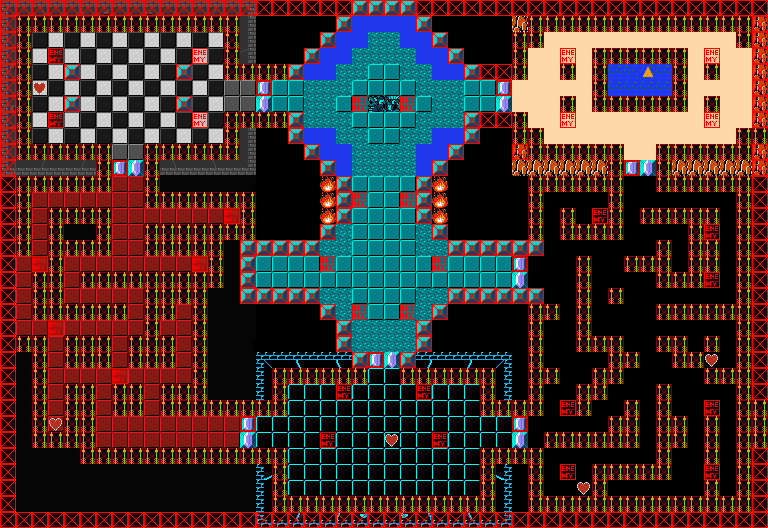

Rendered tile map (Tiled .tmx) drawn with the repository's tilesets; below, a short description and the full map source, tile grids included:
An orthogonal 48x33 tile map with 16x16 px tiles, 1 tile layer (Tiles), 1 image layer.

<map version="1.2" tiledversion="1.2.4" orientation="orthogonal" renderorder="right-down" width="48" height="33" tilewidth="16" tileheight="16" infinite="0" nextlayerid="6" nextobjectid="1">
 <tileset firstgid="1" source="../../../Tiled Resources/MapTileset.tsx" />
 <imagelayer id="4" name="Background" locked="1">
  <image source="../SurvivalDungeonBackground.png" width="768" height="528" />
 </imagelayer>
 <layer id="1" name="Tiles" width="48" height="33">
  <data encoding="csv">
9,9,9,9,9,9,9,9,9,9,9,9,9,9,9,9,9,9,9,9,9,9,25,25,25,25,9,9,9,9,9,9,9,9,9,9,9,9,9,9,9,9,9,9,9,9,9,9,
9,6,6,6,6,6,6,6,6,6,6,6,6,6,6,0,0,0,0,0,0,25,11,11,11,11,25,0,0,0,0,0,0,6,6,6,6,6,6,6,6,6,6,6,6,6,6,9,
9,6,0,0,0,0,0,0,0,0,0,0,0,0,6,0,0,0,2,2,25,11,11,12,12,11,11,25,2,2,0,0,6,6,0,0,0,0,0,0,0,0,0,0,0,0,6,9,
9,6,0,1,0,0,0,0,0,0,0,0,1,0,6,0,0,0,2,25,11,11,12,12,12,12,11,11,25,2,0,0,6,0,0,1,0,6,6,6,6,6,6,0,1,0,0,9,
9,6,0,0,25,0,0,0,0,0,0,25,0,0,6,6,6,6,25,11,11,12,12,0,0,12,12,11,11,25,9,9,6,0,0,6,0,6,0,0,21,0,6,0,6,0,0,9,
9,6,17,0,0,0,0,0,0,0,0,0,0,0,0,0,7,0,0,12,12,12,0,0,0,0,12,12,12,0,0,7,0,0,0,0,0,6,0,0,0,0,6,0,0,0,0,9,
9,6,0,0,25,0,0,0,0,0,0,25,0,0,0,0,28,0,0,12,12,0,1,14,13,1,0,12,12,0,0,28,0,0,0,6,0,6,6,6,6,6,6,0,6,0,0,9,
9,6,0,1,0,0,0,0,0,0,0,0,1,0,6,6,6,6,25,12,12,12,0,0,0,0,12,12,12,25,9,9,6,0,0,1,0,0,0,0,0,0,0,0,1,0,0,9,
9,6,0,0,0,0,0,0,0,0,0,0,0,0,6,0,0,2,25,11,11,12,12,0,0,12,12,11,11,25,2,0,6,6,0,0,0,0,0,0,0,0,0,0,0,0,6,6,
9,6,6,6,6,6,6,0,0,6,6,6,6,6,6,0,0,2,2,25,11,11,12,12,12,12,11,11,25,2,2,0,9,6,6,6,6,6,6,0,0,6,6,6,6,6,6,9,
9,0,0,0,0,0,6,7,28,6,0,0,0,0,0,0,0,2,2,2,25,11,12,12,12,12,11,25,2,2,2,0,0,0,0,0,0,0,6,7,28,6,0,0,0,0,0,9,
9,6,6,6,6,6,6,0,0,6,0,0,0,0,0,0,0,2,2,2,10,25,0,0,0,0,25,10,2,2,2,0,0,6,6,6,6,6,6,0,0,6,6,6,6,6,6,9,
9,6,0,0,0,0,0,0,0,6,6,6,6,6,6,6,0,2,2,2,10,25,1,0,0,1,25,10,2,2,2,0,0,6,0,0,0,0,6,0,0,0,0,0,0,0,6,9,
9,6,0,6,6,6,6,0,0,0,0,0,0,0,1,6,0,2,2,2,10,25,0,0,0,0,25,10,2,2,2,0,0,6,0,6,0,1,6,0,6,6,6,6,6,0,6,9,
9,6,0,6,0,0,6,0,0,6,6,6,6,6,6,6,0,2,2,2,25,12,0,0,0,0,12,25,2,2,2,0,0,6,0,6,6,6,6,0,0,0,0,6,1,0,6,9,
9,6,0,6,6,6,6,0,0,6,6,6,6,6,0,25,25,25,25,25,12,12,0,0,0,0,12,12,25,25,25,25,25,25,0,0,0,0,0,0,0,6,0,6,6,0,6,9,
9,0,1,6,0,0,0,0,0,0,0,0,1,6,0,25,0,0,0,0,1,0,0,0,0,0,0,1,0,0,0,0,7,0,0,0,6,0,0,6,6,6,0,6,6,0,6,9,
9,0,6,6,0,6,6,6,6,6,6,6,6,6,0,25,0,0,0,0,0,0,0,0,0,0,0,0,0,0,0,0,28,0,0,0,6,0,0,0,0,6,6,6,1,0,6,9,
9,0,6,6,0,0,0,0,0,6,6,6,6,0,0,25,25,25,25,25,12,12,0,0,0,0,12,12,25,25,25,25,25,25,0,0,6,0,6,0,0,0,0,0,0,0,6,9,
9,0,6,6,6,6,6,6,0,6,6,0,6,0,0,0,0,2,2,2,25,12,1,0,0,1,12,25,2,2,2,0,0,6,6,0,6,0,0,0,0,6,6,6,6,6,6,9,
9,0,0,1,0,0,0,0,0,6,0,0,6,0,0,0,0,2,2,2,2,25,12,12,12,12,25,2,2,2,2,0,0,6,0,0,6,0,0,0,0,0,0,0,0,0,6,9,
9,6,6,0,6,6,6,0,6,6,6,0,6,0,0,0,0,2,2,2,2,25,12,12,12,12,25,2,2,2,2,0,0,6,0,0,6,6,6,0,0,6,6,0,6,0,6,9,
9,0,6,0,6,6,6,0,6,6,6,0,6,0,0,0,0,0,0,0,0,0,25,7,28,25,0,0,0,0,0,0,0,6,0,0,0,0,6,6,0,0,6,6,17,0,6,9,
9,0,6,0,0,0,0,1,0,0,0,0,6,0,0,0,0,6,6,6,6,6,6,0,0,6,6,6,6,6,6,0,0,6,6,0,0,6,6,0,0,0,0,0,6,6,6,9,
9,0,6,0,6,6,0,6,6,0,6,6,6,0,0,0,0,6,0,0,0,1,0,0,0,0,1,0,0,0,6,0,0,6,0,0,6,6,0,0,0,6,0,0,0,0,6,9,
9,0,6,0,6,6,0,6,6,0,6,6,6,6,6,6,6,6,0,0,0,0,0,0,0,0,0,0,0,0,6,6,6,6,0,1,6,0,0,6,0,6,0,0,1,0,6,6,
9,0,6,17,6,6,0,0,0,0,0,0,0,0,0,7,0,0,0,0,0,0,0,0,0,0,0,0,0,0,0,0,7,0,0,0,0,0,6,6,0,6,6,0,6,0,6,6,
9,0,6,6,6,6,0,0,0,0,0,0,0,0,0,28,0,0,0,0,1,0,0,0,17,0,0,1,0,0,0,0,28,0,6,6,6,6,6,6,0,6,6,0,6,0,6,6,
9,0,0,0,0,6,6,6,6,6,6,6,6,6,6,6,6,6,0,0,0,0,0,0,0,0,0,0,0,0,6,6,6,6,0,0,0,0,0,0,0,6,0,0,6,0,6,9,
9,0,0,0,0,0,0,0,0,0,0,0,0,0,0,0,0,6,0,0,0,0,0,0,0,0,0,0,0,0,6,0,0,6,0,1,0,6,6,6,6,6,0,0,1,0,6,9,
9,0,0,0,0,0,0,0,0,0,0,0,0,0,0,0,0,6,0,0,0,0,0,0,0,0,0,0,0,0,6,0,0,6,0,0,17,6,0,0,0,0,0,0,6,0,6,9,
9,0,0,0,0,0,0,0,0,0,0,0,0,0,0,0,0,6,6,6,6,6,6,6,6,6,6,6,6,6,6,0,0,6,6,6,6,6,6,6,6,6,6,6,6,6,6,9,
9,9,9,9,9,9,9,9,9,9,9,9,9,9,9,9,9,9,9,9,9,9,9,9,9,9,9,9,9,9,9,9,9,9,9,9,9,9,9,9,9,9,9,9,9,9,9,9
</data>
 </layer>
</map>
